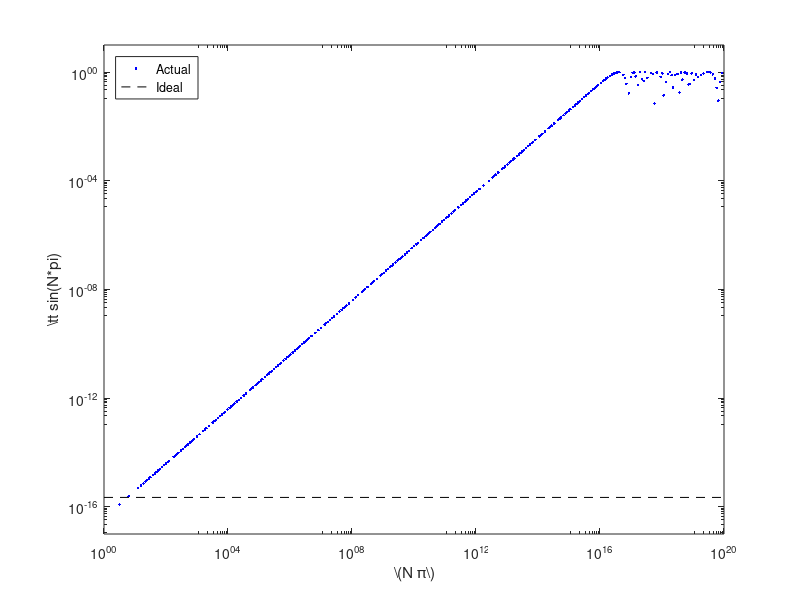

The MATLAB script that drew this image:
%% Round-Off and Truncation Error in Computing \(\sin(x)\)

%% The Sine Function
% You may not think that you need a numerical method to compute \(\sin(x)\),
% but you do.  This is not a calculation that one can do exactly with
% pencil and paper.  The basic numerical idea for computing the sine
% function is the Taylor polynomial, which takes the form
%
% \begin{equation}
% \sin(y) = \underbrace{y - \frac{y^3}{6} + \frac{y^5}{120} + \cdots -
% \frac{y^{2n-1}}{(2n-1)!} }_{\text{Taylor polynomial approximation}} +
% \underbrace{\frac{\cos(\xi) y^{2n+1}}{(2n+1)!}}_{\text{truncation
% error}}, \qquad \lvert \xi \rvert \le \lvert y \rvert. 
% \tag{Taylor} 
% \end{equation}
%
% Formula (Taylor) allows us to compute a complicated function, \(\sin\),
% using a simple polynomial function.  By choosing the Taylor polynomial
% with \(n\) large enough, one may ensure that the truncation error is
% smaller than round-off error. However, for large \(y\) the value of \(n\)
% would need to be quite large. Thus, the first step in computing
% \(\sin(x)\) is to find a small value of \(y\) for which \(\sin(y) =
% \sin(x)\).  This is true for \(y\) defined as
%
% \begin{equation}
% y=x - 2\pi \left\lfloor \frac{x+\pi}{2\pi} \right \rfloor \in
% [-\pi,\pi). \tag{Reduce}
% \end{equation}
%
% The combination of these two equations, (Reduce) and (Taylor), is roughly
% how \(\sin(x)\) is computed numerically.

%% Round-Off Error
% Even though this numerical method for computing \(\sin(x)\) may look
% good, it is susceptible to round-off error when \(\lvert x\rvert\) is large.  This
% can be demonstrated as follows:

n=1000; %number of points to evaluate sin(x) at
fac=ceil(10*rand(1,n)); %random integers from 1 to 10
pow=floor(65*rand(1,n)); %random integers from 0 to 64
x=(2.^pow).*fac.*pi; %random integer multiples of pi
sinxexact=zeros(1,n); %true answer for sin(x)
sinxapprox=sin(x); %numerically computed answer using MATLAB's sin function
err=abs(sinxexact-sinxapprox); %error
figure %plot the error
h=loglog(x,err,'b.',[1 1e20],[eps,eps],'k--');
axis([1 1e20 1e-17 10]) %set the axes
set(gca,'xtick',10.^(0:4:20),'ytick',10.^(-16:4:1)) %label the axes
xlabel('\(N \pi\)')
ylabel('{\tt sin(N*pi)}')
legend(h,{'Actual','Ideal'},'location','northwest')
print -depsc SineRoundoff.eps

%%
% The reason for the severe round-off for large \(\lvert x\rvert\) is that
% in (Reduce) the two numbers \(x\) and \(\displaystyle 2\pi \left\lfloor
% \frac{x+\pi}{2\pi} \right \rfloor\) are quite close to each other,
% relatively speaking. Subtracting them causes a loss of accuracy, called
% cancellation error because digits cancel.

%% Truncation Error
% Now we turn ourselves to the possible error in (Taylor).  Since (Reduce)
% provides a value of \(y\) that with \(\lvert y \rvert \le \pi\), we can
% make the error of the Taylor polynomial small enough by choosing
%
% \[ \left \lvert \frac{\cos(\xi) y^{2n+1}}{(2n+1)!} \right \rvert \le \left
% \lvert \frac{\pi^{2n+1}}{(2n+1)!} \right \rvert \le \epsilon_{\text{machine}} =
% 2^{-53}. \]
% 
% This inequality holds for \(n \ge 14\).  Thus, if we choose \(n = 14\)
% and take some random values of \(x\), the approxmation to \(\sin(x)\) is
% as follows:

x = 20*rand(1,8) - 10 %random values of x
sinx = sin(x);
y = x - 2*pi*floor((x + pi)/(2*pi)); %reduce the argument to lying in [-pi,pi)
y2 = y.*y; %y squared
sinTaylor = y.*(1-(y2/6).*(1-(y2/20).*(1-(y2/42).*(1-(y2/72).*(1-(y2/110).* ...
   (1-(y2/156).*(1-(y2/210).*(1-(y2/272).*(1-(y2/342).*(1-(y2/420).* ...
   (1-(y2/506).* (1-(y2/600).* (1-(y2/702)))))))))))))); 
   %Taylor polynomial up to the term -y^2/(27!)
difference = sinx - sinTaylor %difference between MATLAB's sin and our sin
   
%%
% The difference between MATLAB's built-in |sin| function and our Taylor
% polynomial approximation is on the order of machine epsilon.
%
% However, if we choose a smaller value of \(n\), say, \(n = 8\), then the
% truncation error is larger than the round-off error

sinTaylor = y.*(1-(y2/6).*(1-(y2/20).*(1-(y2/42).*(1-(y2/72).*(1-(y2/110).* ...
    (1-(y2/156).*(1-(y2/210)))))))); 
   %Taylor polynomial up to the term -y^2/(15!)
difference = sinx - sinTaylor %difference between MATLAB's sin and our sin

%%
% _Author: Fred J. Hickernell_